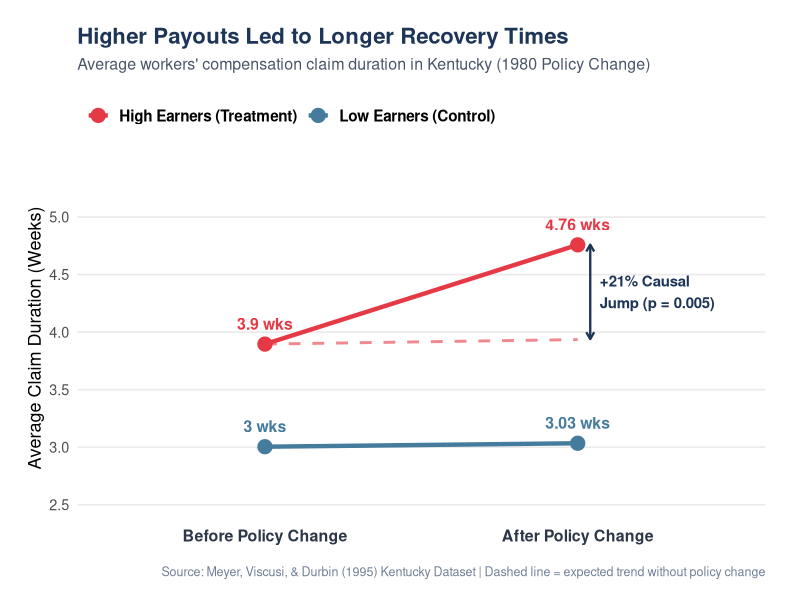
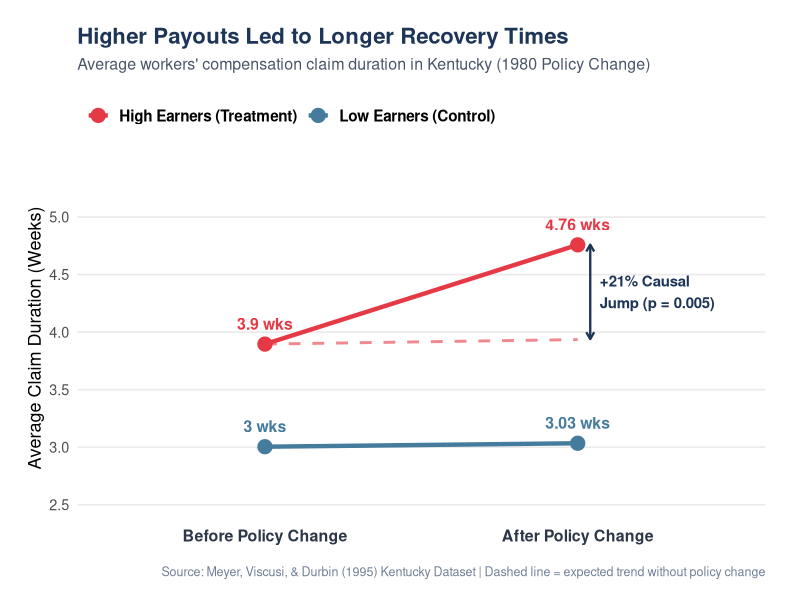

The R source for these figures, in order:
library(ggplot2)

# 1. Create summary data frame from your Kentucky regression results
# Converting log-duration back to weeks using exp() for easy reading
did_data <- data.frame(
    Period = factor(c("Before Policy Change", "After Policy Change", 
                      "Before Policy Change", "After Policy Change"),
                    levels = c("Before Policy Change", "After Policy Change")),
    Group = c("Low Earners (Control)", "Low Earners (Control)",
              "High Earners (Treatment)", "High Earners (Treatment)"),
    Weeks = c(exp(1.1),                # 3.00 weeks
              exp(1.1 + 0.01),         # 3.03 weeks
              exp(1.1 + 0.26),         # 3.90 weeks
              exp(1.1 + 0.26 + 0.01 + 0.19)) # 4.76 weeks
)

# 2. Create the counterfactual line (what would have happened without the cap increase)
counterfactual <- data.frame(
    Period = factor(c("Before Policy Change", "After Policy Change"),
                    levels = c("Before Policy Change", "After Policy Change")),
    Weeks = c(exp(1.1 + 0.26),         # 3.90 weeks
              exp(1.1 + 0.26 + 0.01))  # 3.94 weeks
)

# 3. Build the LinkedIn-ready plot
ggplot(did_data, aes(x = Period, y = Weeks, group = Group, color = Group)) +
    # Counterfactual dashed line
    geom_line(data = counterfactual, aes(x = Period, y = Weeks, group = 1),
              linetype = "dashed", color = "#E63946", linewidth = 1, alpha = 0.6) +
    # Main solid trend lines
    geom_line(linewidth = 1.5) +
    geom_point(size = 4.5) +
    # Direct data labels on points
    geom_text(aes(label = paste0(round(Weeks, 2), " wks")), 
              vjust = -1.2, size = 4, fontface = "bold", show.legend = FALSE) +
    # Annotation highlighting the +21% causal jump
    annotate("segment", x = 2.04, xend = 2.04, y = 3.94, yend = 4.76,
             arrow = arrow(ends = "both", length = unit(0.2, "cm")), 
             color = "#1D3557", linewidth = 0.8) +
    annotate("text", x = 2.07, y = 4.35, label = "+21% Causal\nJump (p = 0.005)", 
             hjust = 0, size = 3.8, fontface = "bold", color = "#1D3557") +
    # Clean styling & colors
    scale_color_manual(values = c("Low Earners (Control)" = "#457B9D", 
                                  "High Earners (Treatment)" = "#E63946")) +
    scale_y_continuous(limits = c(2.5, 5.4), breaks = seq(2.5, 5.0, 0.5)) +
    expand_limits(x = c(1, 2.45)) + # Extra right margin for the annotation
    labs(
        title = "Higher Payouts Led to Longer Recovery Times",
        subtitle = "Average workers' compensation claim duration in Kentucky (1980 Policy Change)",
        x = NULL,
        y = "Average Claim Duration (Weeks)",
        color = NULL,
        caption = "Source: Meyer, Viscusi, & Durbin (1995) Kentucky Dataset | Dashed line = expected trend without policy change"
    ) +
    theme_minimal(base_size = 13) +
    theme(
        plot.title = element_text(face = "bold", size = 16, color = "#1D3557"),
        plot.subtitle = element_text(size = 11.5, color = "#4A5568", margin = margin(b = 15)),
        plot.caption = element_text(size = 9, color = "#718096", margin = margin(t = 15)),
        legend.position = "top",
        legend.justification = "left",
        legend.text = element_text(size = 11, face = "bold"),
        panel.grid.minor = element_blank(),
        panel.grid.major.x = element_blank(),
        axis.text.x = element_text(face = "bold", size = 11.5, color = "#2D3748"),
        plot.margin = margin(20, 25, 15, 20)
    )

# 4. Save as a high-resolution image optimized for LinkedIn
ggsave("kentucky_did_linkedin.png", width = 8, height = 5.5, dpi = 300, bg = "white")
